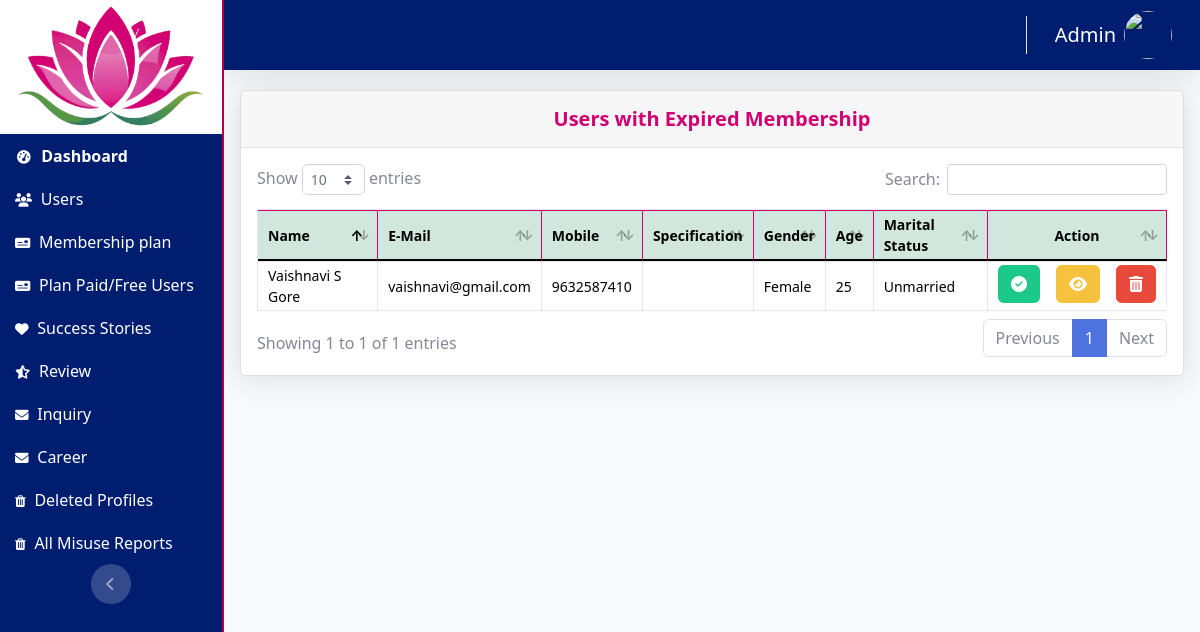
/admin/expired.php (signed in), run on the app's committed database.
### tables this page shows
CREATE TABLE `user_regiter` (
  `id` int(11) NOT NULL,
  `member_id` varchar(20) DEFAULT NULL,
  `profile_for` varchar(255) DEFAULT NULL,
  `profile_creater_name` varchar(255) DEFAULT NULL,
  `creater_mobile` varchar(255) DEFAULT NULL,
  `name` varchar(255) DEFAULT NULL,
  `email` varchar(255) DEFAULT NULL,
  `phone` varchar(255) DEFAULT NULL,
  `whatsapp_no` varchar(20) DEFAULT NULL,
  `password` varchar(255) DEFAULT NULL,
  `country` varchar(255) DEFAULT NULL,
  `state` varchar(255) DEFAULT NULL,
  `city` varchar(255) DEFAULT NULL,
  `address` varchar(255) DEFAULT NULL,
  `perma_address` text DEFAULT NULL,
  `marStat` varchar(255) DEFAULT NULL,
  `rashi` varchar(255) DEFAULT NULL,
  `lang` varchar(255) DEFAULT NULL,
  `diet` varchar(255) DEFAULT NULL,
  `height` varchar(255) DEFAULT NULL,
  `religion` varchar(255) DEFAULT NULL,
  `sub-com` varchar(255) DEFAULT NULL,
  `community-checkbox` varchar(255) DEFAULT NULL,
  `HighEdu` varchar(255) DEFAULT NULL,
  `edu_degree` text DEFAULT NULL,
  `collage` varchar(255) DEFAULT NULL,
  `prof` varchar(255) DEFAULT NULL,
  `specialization` varchar(255) DEFAULT NULL,
  `working_city` varchar(255) DEFAULT NULL,
  `income` varchar(255) DEFAULT NULL,
  `yes/no` varchar(255) DEFAULT NULL,
  `bGrp` varchar(255) DEFAULT NULL,
  `bDate` varchar(255) DEFAULT NULL,
  `age` int(11) DEFAULT NULL,
  `gender` varchar(255) DEFAULT NULL,
  `bTime` varchar(255) DEFAULT NULL,
  `bLocation` varchar(255) DEFAULT NULL,
  `filename` varchar(255) DEFAULT NULL,
  `adhar_pan_voter_image` text DEFAULT NULL,
  `bio` text DEFAULT NULL,
  `term_and_cond` varchar(255) DEFAULT NULL,
  `payment_status` int(11) DEFAULT NULL,
  `plan_duration` varchar(255) DEFAULT NULL,
  `type_plan` varchar(255) DEFAULT 'Free',
  `label` varchar(255) DEFAULT 'other',
  `plan_price` int(11) NOT NULL DEFAULT 0,
  `type_plan_id` int(11) DEFAULT NULL,
  `plan_purchase_date` datetime DEFAULT current_timestamp(),
  `plan_expiry_date` date DEFAULT NULL,
  `visible_prof` int(11) DEFAULT NULL,
  `status` int(11) DEFAULT NULL,
  `verified` int(11) DEFAULT 0,
  `OTP` int(11) DEFAULT NULL,
  `active` int(11) DEFAULT NULL,
  `deleted_profile` int(11) NOT NULL DEFAULT 0,
  `forget_pass_otp` int(11) DEFAULT NULL,
  `created_at` date NOT NULL DEFAULT current_timestamp(),
  `updated_at` datetime NOT NULL DEFAULT current_timestamp()
);

### admin/expired.php (the view, shortened to what this page needs)
<?php
include 'dbconn.php';
if (isset($_SESSION['admin_id'])) {
    $adId = $_SESSION['admin_id'];
?>
    <?php
    require("./top_header.php");
    require("./sidebar.php");
    require("./navbar.php");
    ?>
    <div class="mb-4 px-3 py-1 ">
        <div id="admin" class="card shadow mb-4">
            <div class="card-header py-3">
                <h5 class="m-0 font-weight-bold text-primary text-center">Users with Expired Membership</h5>
            </div>
            <div class="card-body">
                <div class="table-responsive">
                    <table class="table table-bordered" id="dataTable" width="100%" cellspacing="0">
                        <thead class="table-success">
                            <tr>
                                <th>Name</th>
                                <th>E-Mail</th>
                                <th>Mobile</th>
                                <th>Specification</th>
                                <th>Gender</th>
                                <th>Age</th>
                                <th>Marital Status</th>
                                <th class="text-center">Action</th>
                            </tr>
                        </thead>
                        <tbody>
                            <?php
                            $today = date("Y-m-d");
                            $res = mysqli_query($conn, "SELECT * FROM `user_regiter`");
                            while ($row = mysqli_fetch_array($res)) {
                                $expiry = date('Y-m-d', strtotime($row['plan_expiry_date']));
                                if ($expiry <= (string)$today) {
                            ?>
                                    <tr>
                                        <td><?php echo $row['name']; ?></td>
                                        <td><?php echo $row['email']; ?></td>
                                        <td><?php echo $row['phone']; ?></td>
                                        <td><?php echo $row['specialization']; ?></td>
                                        <td><?php echo $row['gender']; ?></td>
                                        <td><?php echo $row['age']; ?></td>
                                        <td><?php echo $row['marStat']; ?></td>
                                        <td class="d-flex"><?php if ($row['status'] == 1) {
                                                                echo '<form action="" method="post">';
                                                                echo '<button type="submit" name="user_status2" class="btn btn-success mr-3" data-bs-target="#status1' . $row['id'] . '" data-bs-whatever="@status1"><i class="fas fa-check-circle active_btn"></i></button>';
                                                                echo '</form>';
                                                            } ?>
                                            <button type="button" name="view_user" class="btn btn-warning mr-3" data-bs-toggle="modal" data-bs-target="#view_ex_user<?php echo $row['id']; ?>" data-bs-whatever="@view"><i class="fas fa-eye"></i></button>
                                            <button type="button" name="delete_user" class="btn btn-danger" data-bs-toggle="modal" data-bs-target="#delet_expireduser_modal<?php echo $row['id']; ?>" data-bs-whatever="@delet"><i class="fas fa-trash-alt"></i></button>
                                        </td>
                                    </tr>
                            <?php
                                }
                            } ?>
                        </tbody>
                    </table>
                </div>
            </div>
        </div>
    </div>
<?php
    include 'panelFooter.php';
} else {
    header("location:index.php");
}
?>

### admin/navbar.php (shortened to what this page needs)
<div id="content-wrapper" class="d-flex flex-column">
    <div id="content">
        <nav class="navbar navbar-expand navbar-light topbar mb-3 static-top shadow" style="background-color: #001d70 !important;">
            <ul class="navbar-nav ml-auto">
                <li class="nav-item dropdown no-arrow">
                    <a class="nav-link dropdown-toggle" href="#" id="adminDropdown" role="button" data-toggle="dropdown" aria-haspopup="true" aria-expanded="false">
                        <span class="mr-2 text-white fs-5"> <?php $adminName = mysqli_query($conn, "SELECT * FROM `admin` WHERE  `id` = $adId ");
                                                            while ($adminData = mysqli_fetch_array($adminName)) {
                                                                echo ucfirst($adminData['name']);
                                                            }   ?>
                        </span>
                        <img class="img-profile rounded-circle" src="img/admin.png">
                    </a>
                </li>
            </ul>
        </nav>

### data on the page
user_regiter: name "Vaishnavi S Gore", email "vaishnavi@gmail.com", phone "9632587410", gender "Female", age "25", marStat "Unmarried"

### other printed values
$adminData['name'] "Admin"
